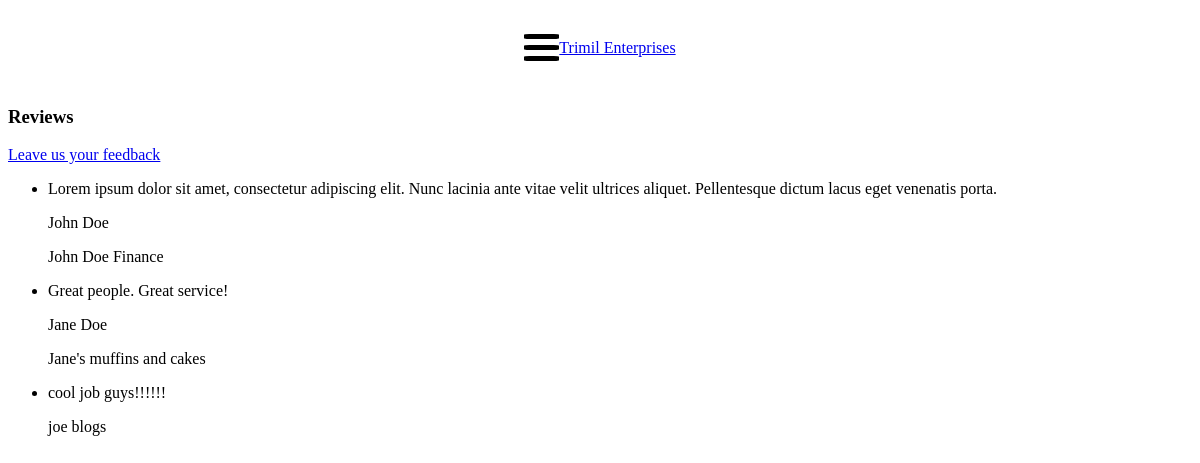
The app's page /reviews, older data.
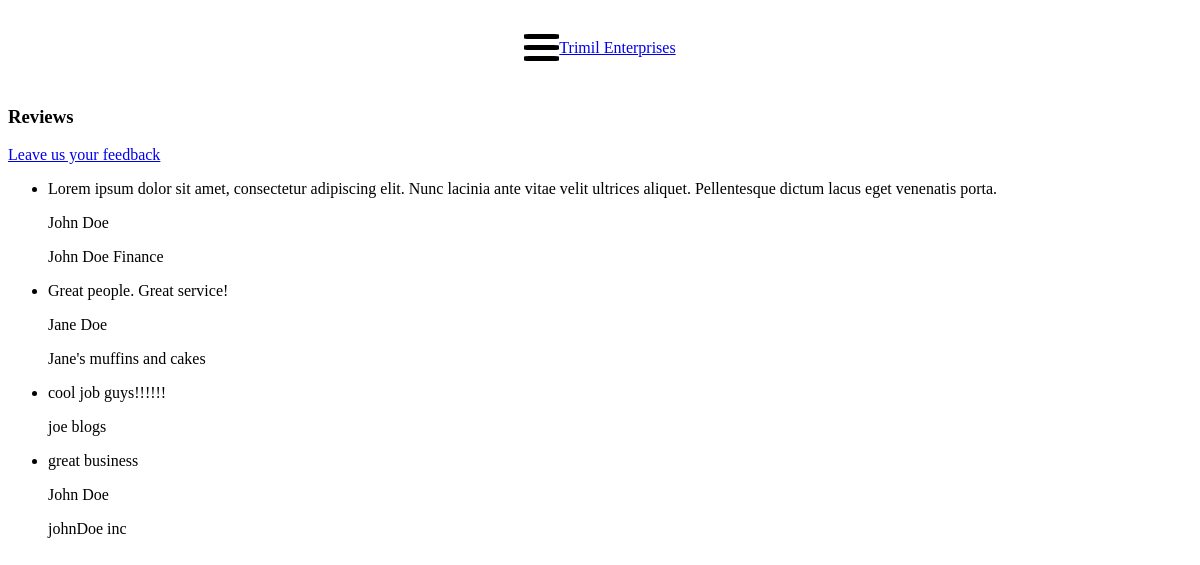
The same page, newer data.
### tables this page shows
CREATE TABLE Reviews (ID INTEGER PRIMARY KEY AUTOINCREMENT, FirstName TEXT, LastName TEXT, organisation TEXT, Content TEXT, email STRING);

### app.py (the view)
@app.route("/reviews")
def review():
  conn=get_database_connection()
  reviews=conn.execute("SELECT * FROM Reviews").fetchall()
  conn.close()
  return render_template("listOfReviews.html", reviews=reviews)

### app.py (called while the page is built)
def get_database_connection():
  conn = sql.connect('TrimilEnterprises.db')
  conn.row_factory = sql.Row
  return conn

### templates/listOfReviews.html
{% extends "layout.html" %}
{% block body %}
<h3>Reviews</h3>
<a href="/reviews/create">Leave us your feedback</a>
<ul>
  {% for review in reviews %}
    <li>
      <p class="review-content">{{review.content}}</p>
      <p class="review-name">{{review.FirstName}} {{review.LastName}}</p>
      <p class="review-company">{{review.organisation}}</p>
    </li>
  {% endfor %}
</ul>
{% endblock %}

### templates/layout.html (shortened to what this page needs)
<!DOCTYPE html>
<html lang="en">
  <head>
  </head>
  <body>
    <div id="mainContent">
      <div id="header" >
        <div id="menu-container" onclick="openNav()">
          <div class="bar1"></div>
          <div class="bar2"></div>
          <div class="bar3"></div>
        </div>
        <a href="/" id="business-name">Trimil Enterprises</a>
      </div>
    </div>
    <div id="body">
      {% block body %}
      {% endblock %}
    </div>
  <link rel="stylesheet" href="{{ url_for('static', filename='styles/styles.css') }}">
  </body>
</html>

### static/styles/styles.css (style rules this page uses)
:root { --blue: #2E5073; --white: #FFFFFF; --grey: #c5c4c4; }
#mainContent { transition: margin-left .5s; padding: 20px; }
.bar1, .bar2, .bar3 { width: 35px; height: 5px; background-color: rgb(0, 0, 0); margin: 6px 0; transition: 0.4s; border-radius: 15%; }
#business-name { display: inline; }
#header { text-align: center; display: flex; flex-direction: row; align-items: center; justify-content: center; max-width: 1920px; position:relative; color: var(--blue); }
* { box-sizing:border-box }

Row changes from the older to the newer data that the page shows:
added Reviews: content "great business", FirstName "John", LastName "Doe", organisation "johnDoe inc"
